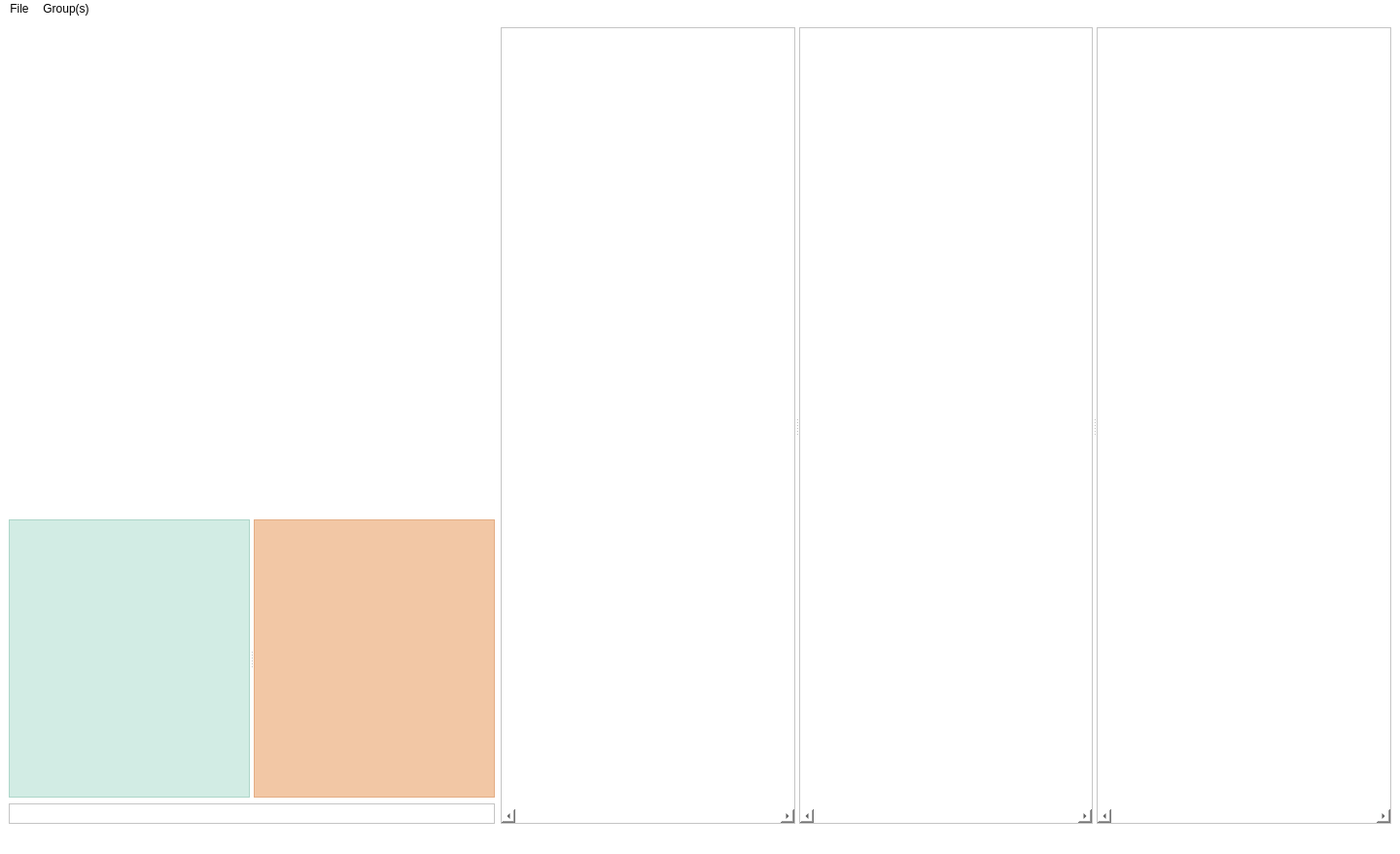
<?xml version="1.0" encoding="UTF-8"?>
<ui version="4.0">
 <class>compreheNGSive_sv</class>
 <widget class="QMainWindow" name="compreheNGSive_sv">
  <property name="geometry">
   <rect>
    <x>0</x>
    <y>0</y>
    <width>1440</width>
    <height>878</height>
   </rect>
  </property>
  <property name="windowTitle">
   <string>compreheNGSive (Single Variant)</string>
  </property>
  <property name="styleSheet">
   <string notr="true">background-color: rgb(255, 255, 255);</string>
  </property>
  <widget class="QWidget" name="centralwidget">
   <layout class="QHBoxLayout" name="horizontalLayout">
    <item>
     <widget class="QFrame" name="frame">
      <property name="maximumSize">
       <size>
        <width>500</width>
        <height>16777215</height>
       </size>
      </property>
      <property name="frameShape">
       <enum>QFrame::NoFrame</enum>
      </property>
      <property name="frameShadow">
       <enum>QFrame::Plain</enum>
      </property>
      <property name="lineWidth">
       <number>0</number>
      </property>
      <layout class="QVBoxLayout" name="verticalLayout">
       <property name="spacing">
        <number>-1</number>
       </property>
       <property name="margin">
        <number>0</number>
       </property>
       <item>
        <widget class="QWidget" name="scatterWidget" native="true">
         <property name="sizePolicy">
          <sizepolicy hsizetype="Expanding" vsizetype="Expanding">
           <horstretch>0</horstretch>
           <verstretch>0</verstretch>
          </sizepolicy>
         </property>
         <property name="minimumSize">
          <size>
           <width>500</width>
           <height>500</height>
          </size>
         </property>
         <property name="maximumSize">
          <size>
           <width>500</width>
           <height>500</height>
          </size>
         </property>
        </widget>
       </item>
       <item>
        <widget class="QSplitter" name="splitter_2">
         <property name="sizePolicy">
          <sizepolicy hsizetype="Expanding" vsizetype="Expanding">
           <horstretch>0</horstretch>
           <verstretch>0</verstretch>
          </sizepolicy>
         </property>
         <property name="minimumSize">
          <size>
           <width>500</width>
           <height>0</height>
          </size>
         </property>
         <property name="maximumSize">
          <size>
           <width>16777215</width>
           <height>16777215</height>
          </size>
         </property>
         <property name="orientation">
          <enum>Qt::Horizontal</enum>
         </property>
         <property name="opaqueResize">
          <bool>true</bool>
         </property>
         <widget class="QListWidget" name="groupList">
          <property name="styleSheet">
           <string notr="true">background-color: rgba(27, 158, 119, 50);</string>
          </property>
          <property name="selectionMode">
           <enum>QAbstractItemView::NoSelection</enum>
          </property>
         </widget>
         <widget class="QListWidget" name="highlightList">
          <property name="autoFillBackground">
           <bool>true</bool>
          </property>
          <property name="styleSheet">
           <string notr="true">background-color: rgba(217, 95, 2, 50);</string>
          </property>
          <property name="alternatingRowColors">
           <bool>false</bool>
          </property>
          <property name="selectionMode">
           <enum>QAbstractItemView::NoSelection</enum>
          </property>
          <property name="flow">
           <enum>QListView::TopToBottom</enum>
          </property>
          <property name="isWrapping" stdset="0">
           <bool>false</bool>
          </property>
         </widget>
        </widget>
       </item>
       <item>
        <widget class="QLabel" name="label">
         <property name="minimumSize">
          <size>
           <width>500</width>
           <height>0</height>
          </size>
         </property>
         <property name="maximumSize">
          <size>
           <width>500</width>
           <height>16777215</height>
          </size>
         </property>
         <property name="font">
          <font>
           <family>Courier</family>
           <pointsize>12</pointsize>
          </font>
         </property>
         <property name="frameShape">
          <enum>QFrame::StyledPanel</enum>
         </property>
         <property name="frameShadow">
          <enum>QFrame::Sunken</enum>
         </property>
         <property name="lineWidth">
          <number>1</number>
         </property>
         <property name="text">
          <string/>
         </property>
         <property name="alignment">
          <set>Qt::AlignCenter</set>
         </property>
        </widget>
       </item>
      </layout>
     </widget>
    </item>
    <item>
     <widget class="QSplitter" name="splitter">
      <property name="sizePolicy">
       <sizepolicy hsizetype="Expanding" vsizetype="Expanding">
        <horstretch>0</horstretch>
        <verstretch>0</verstretch>
       </sizepolicy>
      </property>
      <property name="orientation">
       <enum>Qt::Horizontal</enum>
      </property>
      <widget class="QScrollArea" name="pcScrollArea">
       <property name="sizePolicy">
        <sizepolicy hsizetype="Expanding" vsizetype="Expanding">
         <horstretch>0</horstretch>
         <verstretch>0</verstretch>
        </sizepolicy>
       </property>
       <property name="minimumSize">
        <size>
         <width>0</width>
         <height>0</height>
        </size>
       </property>
       <property name="maximumSize">
        <size>
         <width>16777215</width>
         <height>16777215</height>
        </size>
       </property>
       <property name="baseSize">
        <size>
         <width>0</width>
         <height>0</height>
        </size>
       </property>
       <property name="verticalScrollBarPolicy">
        <enum>Qt::ScrollBarAlwaysOff</enum>
       </property>
       <property name="horizontalScrollBarPolicy">
        <enum>Qt::ScrollBarAlwaysOn</enum>
       </property>
       <property name="widgetResizable">
        <bool>true</bool>
       </property>
       <widget class="QWidget" name="scrollAreaWidgetContents">
        <property name="geometry">
         <rect>
          <x>0</x>
          <y>0</y>
          <width>293</width>
          <height>794</height>
         </rect>
        </property>
       </widget>
      </widget>
      <widget class="QScrollArea" name="groupScrollArea">
       <property name="verticalScrollBarPolicy">
        <enum>Qt::ScrollBarAlwaysOff</enum>
       </property>
       <property name="horizontalScrollBarPolicy">
        <enum>Qt::ScrollBarAlwaysOn</enum>
       </property>
       <property name="widgetResizable">
        <bool>true</bool>
       </property>
       <widget class="QWidget" name="scrollAreaWidgetContents_4">
        <property name="geometry">
         <rect>
          <x>0</x>
          <y>0</y>
          <width>294</width>
          <height>794</height>
         </rect>
        </property>
       </widget>
      </widget>
      <widget class="QScrollArea" name="gbScrollArea">
       <property name="verticalScrollBarPolicy">
        <enum>Qt::ScrollBarAlwaysOff</enum>
       </property>
       <property name="horizontalScrollBarPolicy">
        <enum>Qt::ScrollBarAlwaysOn</enum>
       </property>
       <property name="widgetResizable">
        <bool>true</bool>
       </property>
       <widget class="QWidget" name="scrollAreaWidgetContents_3">
        <property name="geometry">
         <rect>
          <x>0</x>
          <y>0</y>
          <width>293</width>
          <height>794</height>
         </rect>
        </property>
       </widget>
      </widget>
     </widget>
    </item>
   </layout>
  </widget>
  <widget class="QMenuBar" name="menubar">
   <property name="geometry">
    <rect>
     <x>0</x>
     <y>0</y>
     <width>1440</width>
     <height>22</height>
    </rect>
   </property>
   <widget class="QMenu" name="menuFile">
    <property name="title">
     <string>File</string>
    </property>
    <addaction name="actionExport_History"/>
    <addaction name="actionExport"/>
    <addaction name="separator"/>
    <addaction name="actionQuit"/>
   </widget>
   <widget class="QMenu" name="menuGroups">
    <property name="title">
     <string>Group(s)</string>
    </property>
    <addaction name="actionUndo"/>
    <addaction name="actionRedo"/>
    <addaction name="separator"/>
    <addaction name="actionNew"/>
    <addaction name="actionDuplicate"/>
    <addaction name="actionDelete"/>
    <addaction name="separator"/>
    <addaction name="actionUnion"/>
    <addaction name="actionIntersection"/>
    <addaction name="actionDifference"/>
    <addaction name="actionComplement"/>
   </widget>
   <addaction name="menuFile"/>
   <addaction name="menuGroups"/>
  </widget>
  <widget class="QStatusBar" name="statusbar"/>
  <action name="actionExport">
   <property name="text">
    <string>Export Current Group...</string>
   </property>
  </action>
  <action name="actionQuit">
   <property name="text">
    <string>Quit</string>
   </property>
   <property name="shortcut">
    <string>Ctrl+Q</string>
   </property>
  </action>
  <action name="actionUndo">
   <property name="text">
    <string>Undo</string>
   </property>
   <property name="shortcut">
    <string>Ctrl+Z</string>
   </property>
  </action>
  <action name="actionRedo">
   <property name="text">
    <string>Redo</string>
   </property>
   <property name="shortcut">
    <string>Ctrl+Shift+Z</string>
   </property>
  </action>
  <action name="actionNew">
   <property name="text">
    <string>New</string>
   </property>
   <property name="shortcut">
    <string>Ctrl+N</string>
   </property>
  </action>
  <action name="actionDuplicate">
   <property name="text">
    <string>Duplicate</string>
   </property>
   <property name="shortcut">
    <string>Ctrl+D</string>
   </property>
  </action>
  <action name="actionDelete">
   <property name="text">
    <string>Delete</string>
   </property>
   <property name="shortcut">
    <string>Backspace</string>
   </property>
  </action>
  <action name="actionUnion">
   <property name="checkable">
    <bool>true</bool>
   </property>
   <property name="text">
    <string>Union</string>
   </property>
   <property name="shortcut">
    <string>Ctrl+U</string>
   </property>
  </action>
  <action name="actionIntersection">
   <property name="checkable">
    <bool>true</bool>
   </property>
   <property name="text">
    <string>Intersection</string>
   </property>
   <property name="shortcut">
    <string>Ctrl+I</string>
   </property>
  </action>
  <action name="actionComplement">
   <property name="checkable">
    <bool>true</bool>
   </property>
   <property name="text">
    <string>Complement</string>
   </property>
   <property name="shortcut">
    <string>Ctrl+C</string>
   </property>
  </action>
  <action name="actionDifference">
   <property name="text">
    <string>Difference</string>
   </property>
   <property name="shortcut">
    <string>Ctrl+Shift+D</string>
   </property>
  </action>
  <action name="actionExport_History">
   <property name="text">
    <string>Export History...</string>
   </property>
  </action>
  <action name="actionBack_To_Setup_With_Group_as_Hard_Filter">
   <property name="text">
    <string>Use Group As Hard Filter</string>
   </property>
  </action>
  <action name="actionUse_Original_Settings">
   <property name="text">
    <string>Use Original Settings</string>
   </property>
  </action>
  <action name="actionUse_Current_Group_As_Hard_Filter">
   <property name="text">
    <string>Use Current Parameters As Hard Filters</string>
   </property>
  </action>
 </widget>
 <resources/>
 <connections/>
</ui>
